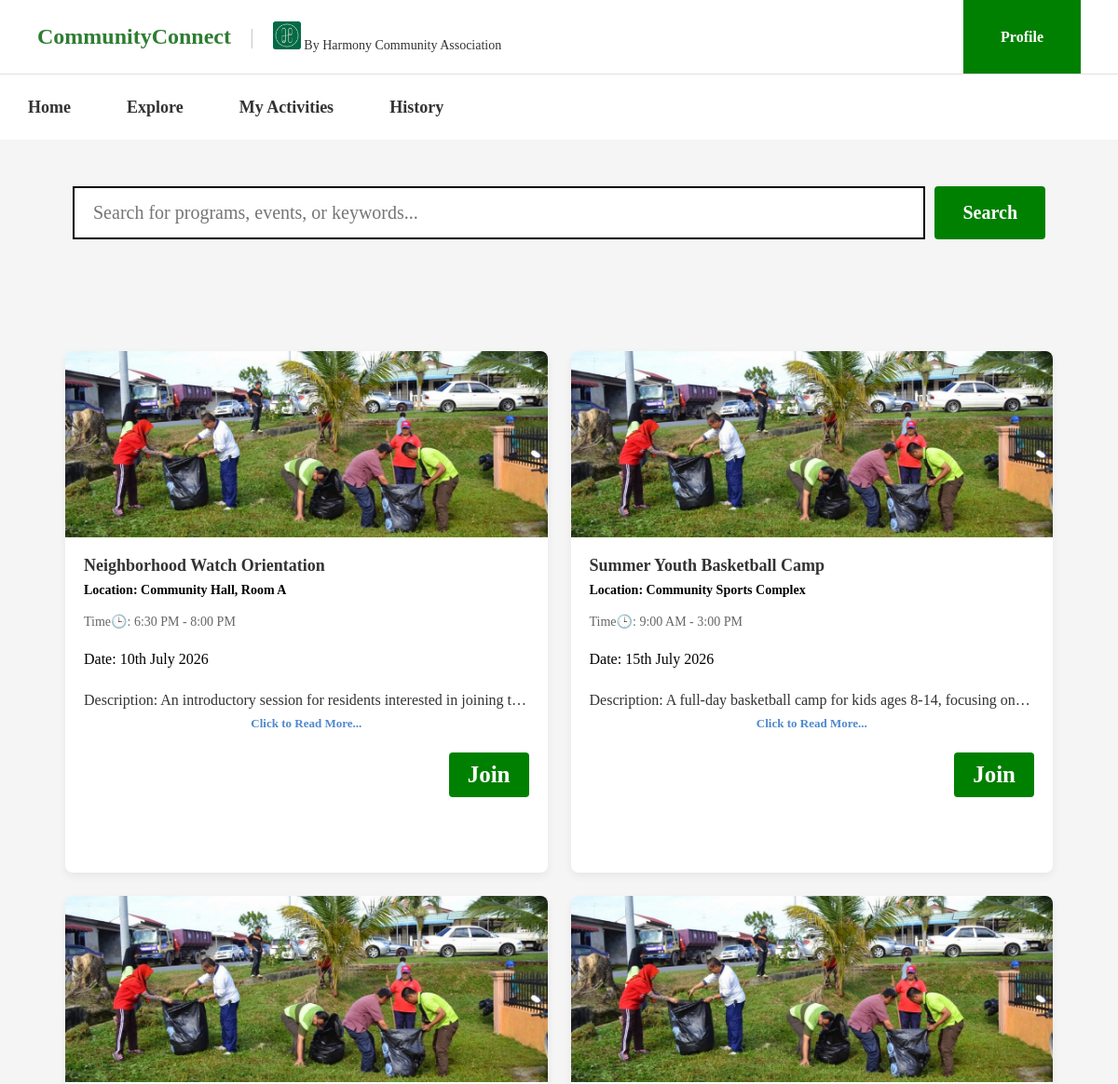
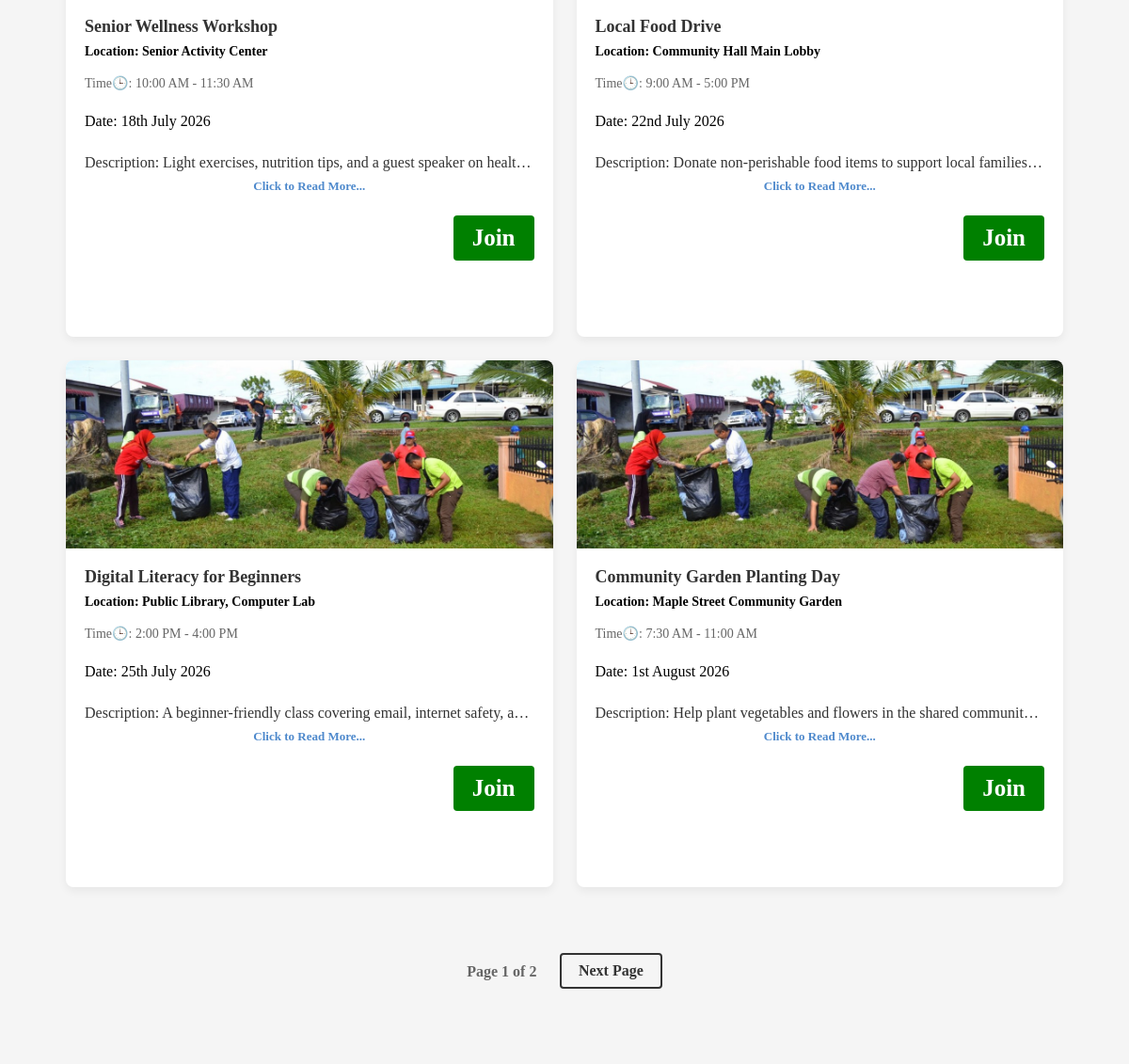
Page /MainPage/program.php (signed in) on the committed database (2 pictures, top to bottom).
### tables this page shows
CREATE TABLE `program` (
  `id` int(11) NOT NULL,
  `title` varchar(150) NOT NULL,
  `event_date` date NOT NULL,
  `start_time` time NOT NULL,
  `end_time` time NOT NULL,
  `location` varchar(200) NOT NULL,
  `description` text NOT NULL,
  `image` varchar(255) NOT NULL DEFAULT 'Images/gotong-royong.jpg'
);

### MainPage/program.php (the view, shortened to what this page needs)
<?php
global $connection;
$limit = 6;
$page = isset($_GET['page']) ? (int)$_GET['page'] : 1;
$offset = ($page - 1) * $limit;
$user_id = $_SESSION['id'];
$search_query = ($_GET['program'] ?? "");
if ($search_query !== "") {
    $count_sql = "SELECT COUNT(*) AS total FROM program
        WHERE title LIKE '%$search_query%'
        AND event_date >= CURDATE()
        AND id NOT IN (SELECT program_id FROM user_program WHERE user_id= '$user_id')";
    $count_result = mysqli_query($connection, $count_sql);
    $total_rows = mysqli_fetch_assoc($count_result)['total'];
    $sql = "SELECT * FROM program
    WHERE title LIKE '%$search_query%'
    AND event_date >= CURDATE()
    AND id NOT IN (SELECT program_id FROM user_program WHERE user_id= '$user_id')
    LIMIT $limit OFFSET $offset";
} else {
    $count_sql = "SELECT COUNT(*) AS total FROM program
    WHERE id NOT IN (SELECT program_id FROM user_program WHERE user_id= '$user_id')
    AND event_date >= CURDATE()";
    $count_result = mysqli_query($connection, $count_sql);
    $total_rows = mysqli_fetch_assoc($count_result)['total'];
    $sql = "SELECT * FROM program
    WHERE id NOT IN (SELECT program_id FROM user_program WHERE user_id= '$user_id')
    AND event_date >= CURDATE()
    LIMIT $limit OFFSET $offset";
}
$result = mysqli_query($connection, $sql);
$total_pages = ceil($total_rows / $limit);
?>
<!DOCTYPE html>
<html lang="en">
<head>
    <link rel="stylesheet" href="../CSS/user.css">
</head>
<body>
    <header class="top-header">
        <div class="header-left">
            <h1 class="brand-title">CommunityConnect</h1>
            <span class="divider">|</span>
            <div class="org-host">
                <img src="../Images/harmony.jpg"
                    alt="https://media.licdn.com/dms/image/v2/D4E03AQELNAHJckXI1Q/profile-displayphoto-shrink_200_200/B4EZOXqLbGHkAk-/0/1733416237478?e=2147483647&v=beta&t=sjAOtOOF-mVLAh6dF3wuGAHkhmZoFFiBIWNB3DAQ30s"
                    class="logo-placeholder">
                <span>By Harmony Community Association</span>
            </div>
        </div>
        <div class="header-right">
            <a href="profile.php" class="profile-btn">Profile</a>
        </div>
    </header>
    <nav class="main-nav">
        <a href="user_page.php" target="_self">Home</a>
        <a href="program.php" target="_self">Explore</a>
        <a href="program_status.php" target="_self">My Activities</a>
        <a href="history.php" target="_self">History</a>
    </nav>
    <?php include 'notification.php'; ?>
    <div class="search-section">
        <form action="program.php" method="GET" class="search-container">
            <input type="text" name="program" placeholder="Search for programs, events, or keywords...">
            <input type="submit" value="Search">
        </form>
    </div>
    <div class="page-content">
        <div class="programs-section">
            <?php
            if ($result && mysqli_num_rows($result) > 0) {
                while ($row = mysqli_fetch_assoc($result)) {
            ?>
                    <div class="program-card">
                        <img src="../<?= htmlspecialchars($row['image']) ?>" alt="<?= htmlspecialchars($row['title']) ?>">
                        <div class="card-content">
                            <h3><?php echo ($row['title']); ?></h3>
                            <p class="location">Location: <?php echo ($row['location']); ?></p>
                            <p class="time">Time🕒: <?php echo date("g:i A", strtotime($row['start_time'])) . " - " . date("g:i A", strtotime($row['end_time'])); ?></p><br>
                            <p class="date">Date: <?php echo date("jS F Y", strtotime($row['event_date'])); ?></p><br>
                            <p class="description">Description: <?php echo ($row['description']); ?></p>
                            <button type="button" class="read-more-link" onclick="openDescModal('<?= addslashes(htmlspecialchars($row['title'])) ?>', '<?= addslashes(htmlspecialchars($row['description'])) ?>')">
                                Click to Read More...
                            </button>
                            <a href="join_request_submitted.php?program_id=<?php echo $row['id']; ?>">
                                <button class="join">Join</button>
                            </a>
                        </div>
                    </div>
            <?php
                }
            } else {
                echo "<p>No programs found.</p>";
            }
            ?>
        </div>
        <?php if ($total_rows > 0): ?>
            <div style="text-align: center; margin: 40px 0; font-family: Arial, sans-serif; font-weight: bold;">
                <span style="display: inline-block; margin: 0 10px; color: #666; vertical-align: middle;">
                    Page <?php echo $page; ?> of <?php echo $total_pages; ?>
                </span>
                <?php if ($page < $total_pages): ?>
                    <a href="program.php?page=<?php echo $page + 1; ?>&program=<?php echo urlencode($search_query); ?>"
                        style="display: inline-block; padding: 8px 18px; margin: 0 10px; border: 2px solid #333; color: #333; text-decoration: none; border-radius: 4px; background-color: transparent;">
                        Next Page
                    </a>
                <?php endif; ?>
            </div>
        <?php endif; ?>
    </div>
</body>
</html>

### CSS/user.css (style rules this page uses)
* { margin: 0; padding: 0; box-sizing: border-box; font-family: Times New Roman, serif; }
.top-header { display: flex; justify-content: space-between; align-items: center; padding: 0 40px; border-bottom: 1px solid #e0e0e0; height: 80px; }
.header-left { display: flex; align-items: center; gap: 20px; }
.brand-title { font-size: 24px; font-weight: bold; color: #2e7d32; }
.divider { color: #cccccc; font-size: 24px; }
.logo-placeholder { width: 30px; height: 30px; }
.org-host { font-size: 14px; color: #333333; }
.header-right { display: flex; align-self: stretch; }
.profile-btn { display: flex; align-items: center; justify-content: center; background-color: Green; color: #ffffff; padding: 0 40px; text-decoration: none; font-weight: bold; font-size: 16px; height: 100%; }
.main-nav { display: flex; align-items: stretch; height: 70px; }
.main-nav a { display: inline-flex; align-items: center; margin: 0; padding: 0 30px; color: #333333; text-decoration: none; font-weight: bold; font-size: 18px; }
.page-content { padding: 40px; }
.page-content { width: 100%; height: 100%; margin: 0px; background-color: #f5f5f5; }
.search-container { display: flex; width: 90%; margin: 30px auto; height: fit-content; }
.search-container input[type="text"] { flex: 1; padding: 15px 20px; font-size: 20px; border: 2px solid; }
.search-container input[type="submit"] { padding: 15px 30px; font-size: 20px; font-weight: bold; color: #ffffff; background-color: green; border: none; border-radius: 4px; cursor: pointer; margin-left: 10px; }
.search-section { background-color: #f5f5f5; height: fit-content; padding: 20px; display: flex; justify-content: center; }
.programs-section { display: grid; grid-template-columns: repeat(auto-fill, minmax(350px, 1fr)); gap: 25px; padding: 30px; background-color: #f5f5f5; width: 100%; }
.program-card { background-color: #ffffff; border-radius: 8px; overflow: hidden; box-shadow: 0 4px 10px rgba(0, 0, 0, 0.06); display: flex; flex-direction: column; height: 560px; }
.program-card img { width: 100%; height: 200px; object-fit: cover; }
.card-content a { align-self: flex-end; text-decoration: none; margin-top: 15px; }
.card-content { padding: 20px; position: relative; display: flex; flex-direction: column; flex: 1; }
.card-content h3 { font-size: 18px; color: #333333; margin-bottom: 8px; }
.card-content .location { color: black; font-size: 14px; font-weight: bold; margin-bottom: 12px; }
.card-content .time, .card-content .duration { font-size: 14px; color: #666666; margin: 5px 0; }
.card-content .description { font-size: 16px; color: #333; margin: 8px 0; display: -webkit-box; -webkit-line-clamp: 1; line-clamp: 1; -webkit-box-orient: vertical; overflow: hidden; text-overflow: ellipsis; }
.card-content .join { background-color: green; color: #ffffff; border: none; padding: 10px 20px; border-radius: 4px; font-weight: bold; cursor: pointer; font-size: 25px; width: 100%; }
.read-more-link { display: inline-block; color: #4e89cc; font-size: 13px; font-weight: bold; cursor: pointer; background: none; border: none; padding: 0; margin-bottom: 8px; font-family: inherit; }

### rows in the picture
program: image (picture), title "Neighborhood Watch Orientation", location "Community Hall, Room A", start_time "6:30 PM", end_time "8:00 PM", event_date "10th July 2026", description "An introductory session for residents interested in joining…"
program: image (picture), title "Summer Youth Basketball Camp", location "Community Sports Complex", start_time "9:00 AM", end_time "3:00 PM", event_date "15th July 2026", description "A full-day basketball camp for kids ages 8-14, focusing…"
program: image (picture), title "Senior Wellness Workshop", location "Senior Activity Center", start_time "10:00 AM", end_time "11:30 AM", event_date "18th July 2026", description "Light exercises, nutrition tips, and a guest speaker on…"
program: image (picture), title "Local Food Drive", location "Community Hall Main Lobby", start_time "9:00 AM", end_time "5:00 PM", event_date "22nd July 2026", description "Donate non-perishable food items to support local families…"
program: image (picture), title "Digital Literacy for Beginners", location "Public Library, Computer Lab", start_time "2:00 PM", end_time "4:00 PM", event_date "25th July 2026", description "A beginner-friendly class covering email, internet safety,…"
program: image (picture), title "Community Garden Planting Day", location "Maple Street Community Garden", start_time "7:30 AM", end_time "11:00 AM", event_date "1st August 2026", description "Help plant vegetables and flowers in the shared…"

### other values in the picture
$page "1"
$total_pages "2"
